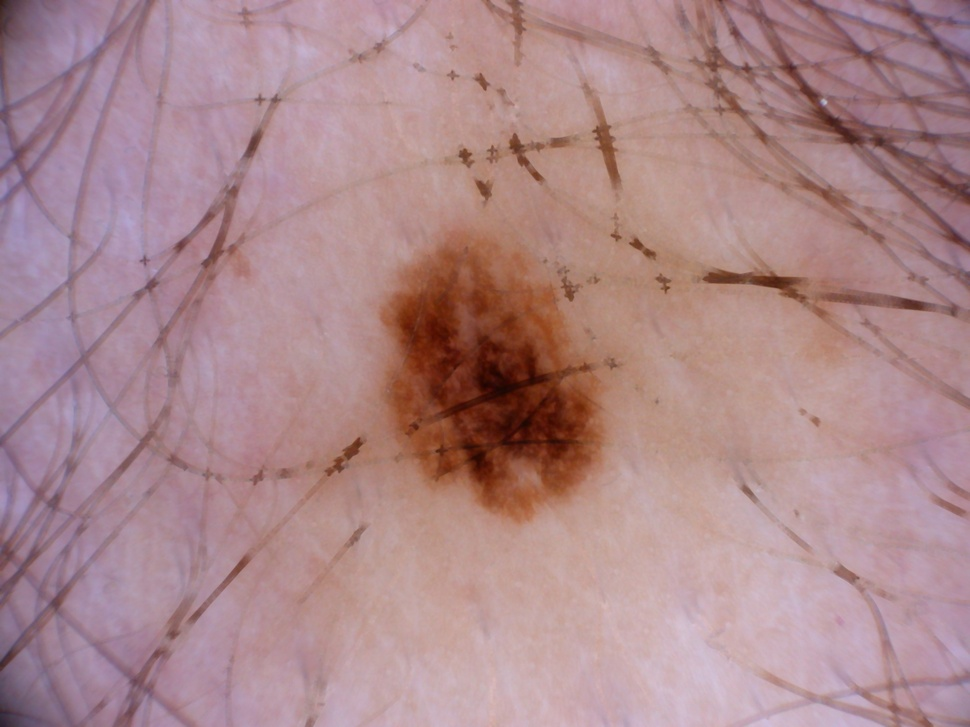
#> input picture newImage.jpg, 970 x 727 px, shrunk from 2048 x 1536 before the run
$ python -i remove_hair.py   (imports and definitions only)
#> lines starting #> are read from the running program, lines starting #| are printed output that depends on the picture; after the words box and inside, x2 and y2 are one past the last pixel; in counts of white or black regions, pixels touching at a corner belong together
import cv2
import numpy as np
from PIL import Image

def remove_hair(image):
  # convert image to grayScale
  grayScale = cv2.cvtColor(image, cv2.COLOR_RGB2GRAY)
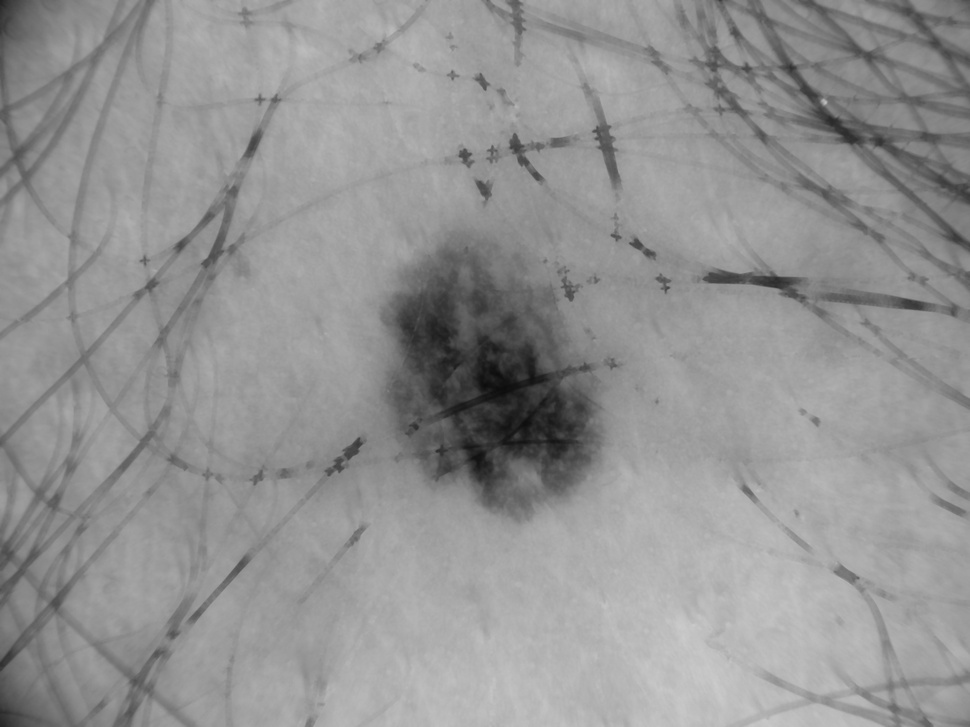
#> grayScale: shape (727, 970); min 12, max 203, mean 146.9

  # kernel for morphologyEx
  kernel = cv2.getStructuringElement(1, (17, 17))

  # apply MORPH_BLACKHAT to grayScale image
  blackhat = cv2.morphologyEx(grayScale, cv2.MORPH_BLACKHAT, kernel)
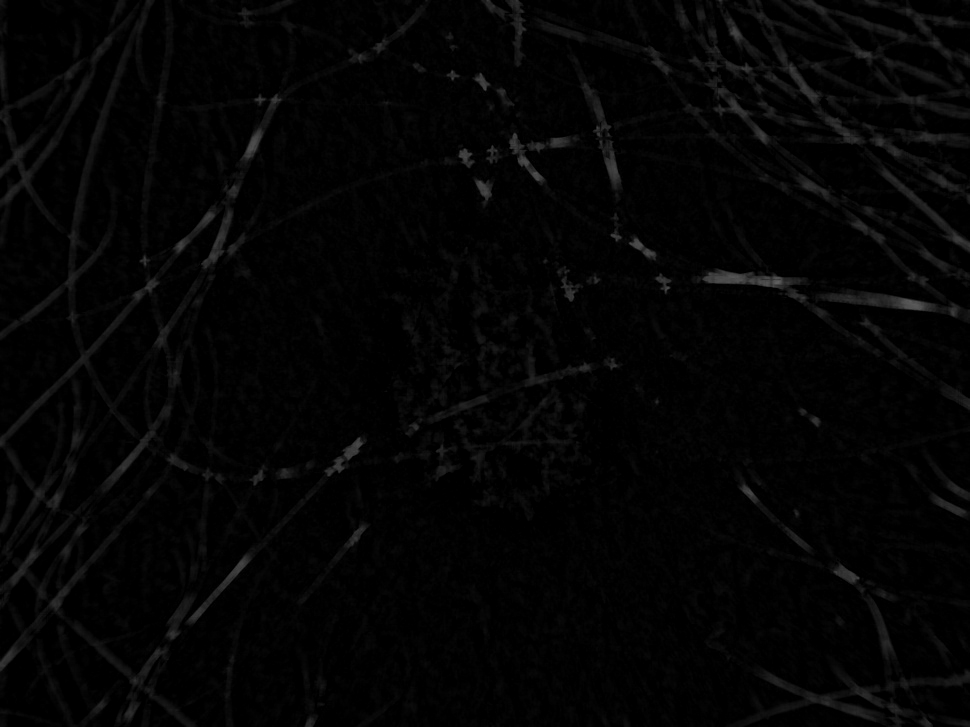
#> blackhat: shape (727, 970); min 0, max 95, mean 4.2

  # apply thresholding to blackhat
  _, threshold = cv2.threshold(blackhat, 10, 255, cv2.THRESH_BINARY)
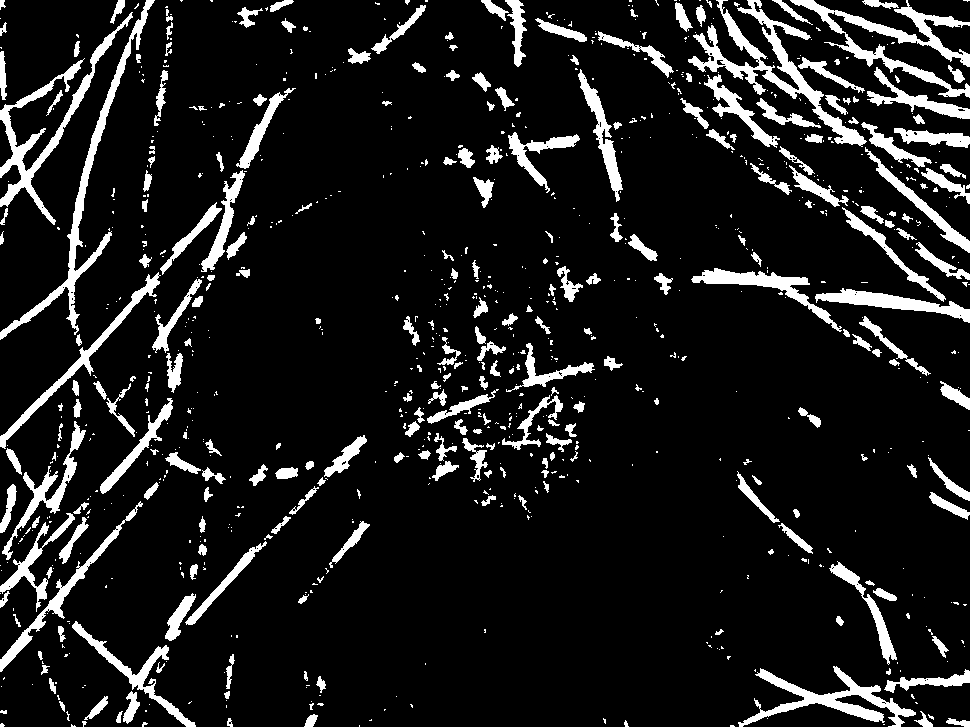
#> threshold: shape (727, 970); 11% white; 907 white regions (642 under 20 px), largest, box (x1, y1, x2, y2) and area: (688, 0, 867, 147) 4437, (790, 0, 970, 98) 3650, (0, 0, 155, 340) 3452

  # inpaint with original image and threshold image
  inpaint = cv2.inpaint(image, threshold, 1, cv2.INPAINT_TELEA)
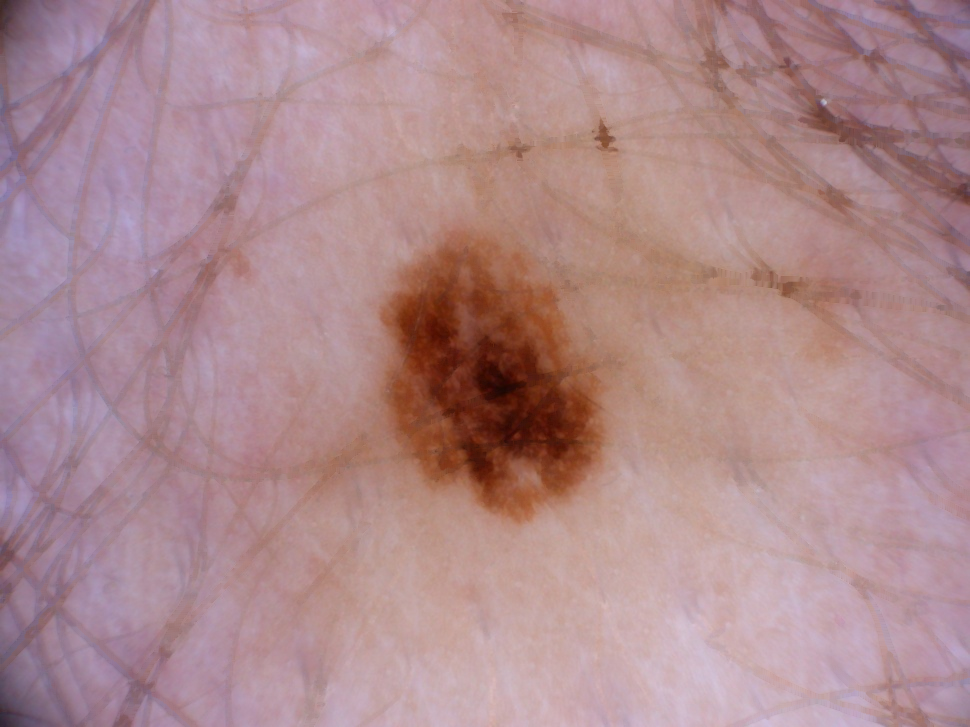
#> inpaint: shape (727, 970, 3); mean R, G, B 173.5, 137.7, 141.2

  final_image = cv2.medianBlur(inpaint, 5)

  return final_image

>>> import cv2
>>> picture = cv2.cvtColor(cv2.imread('newImage.jpg'), cv2.COLOR_BGR2RGB)
>>> result = remove_hair(picture)
